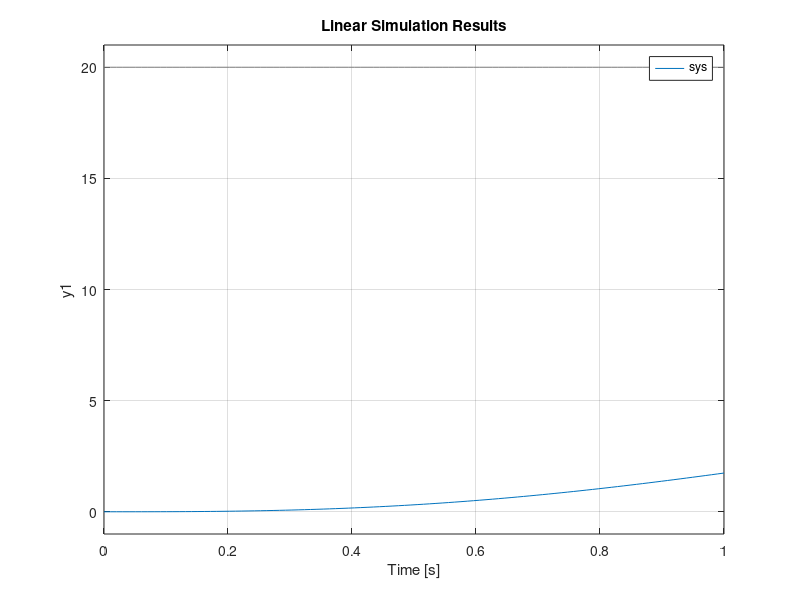

Source code (MATLAB):
A = [0, 1, 0;
    0, 0, 1;
    -6, -4, -2];
B = [0; 0; 1];
C = [1, 0, 0];
D = 0;
sys = ss(A, B, C, D);
t = linspace(0, 1, 100).';
a = 0;
b = 0;
c = 20;
u = a.*t.*t + b.*t + c;
lsim(sys, u, t);

E = [-1/3, -5/3; -10/3, 4/3];
F = [-1, 1, -1; 2, -2, 0; 1, -1, -1];
det(F)